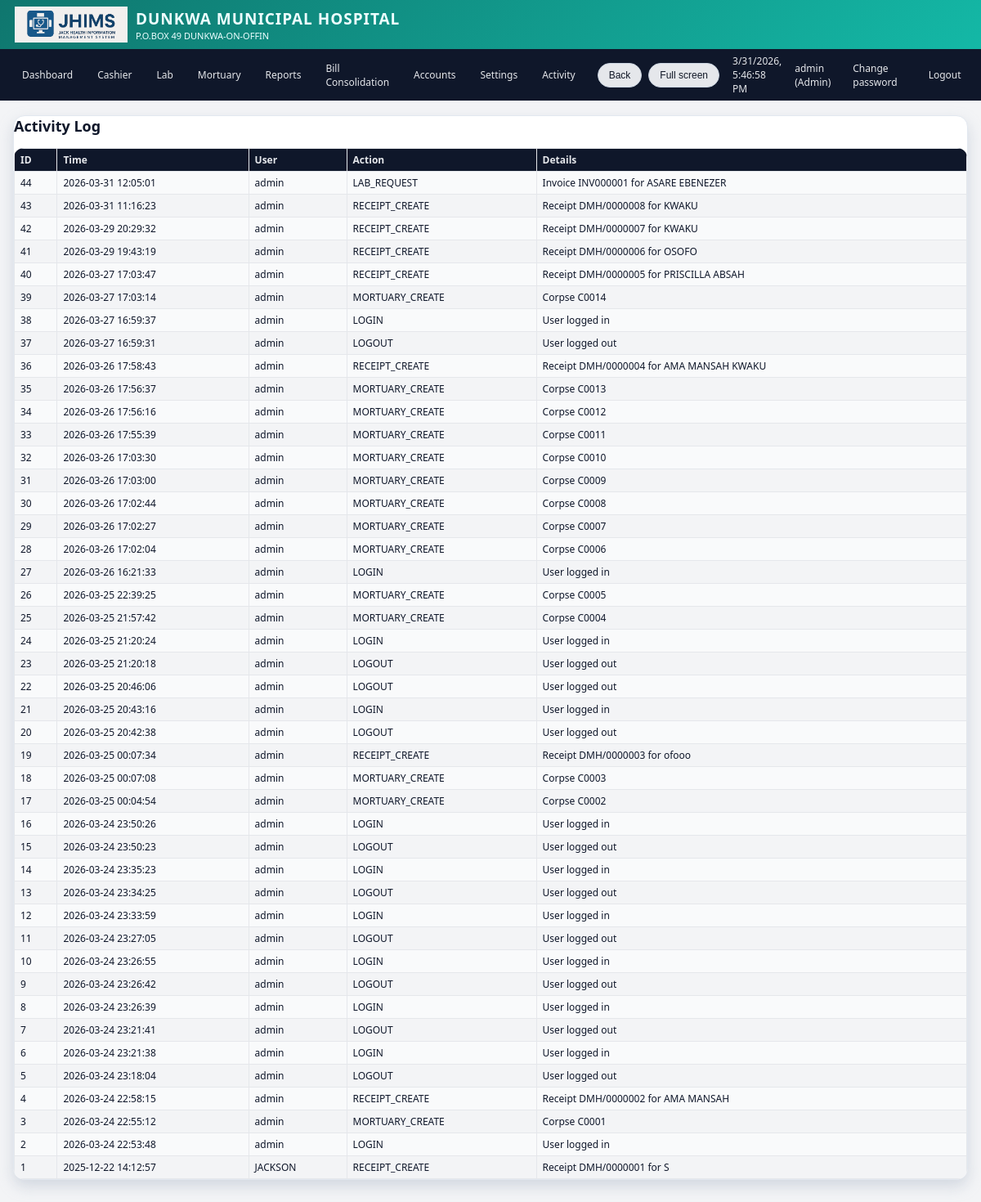
/admin/activity (signed in), run on the app's committed database.
### tables this page shows
CREATE TABLE activity_log(id INTEGER PRIMARY KEY AUTOINCREMENT,timestamp TEXT,username TEXT,action TEXT,details TEXT);

### app.py (the view)
@app.route("/admin/activity")
@login_required(role="Admin")
def activity_log():
    conn = get_db()
    c = conn.cursor()
    c.execute("SELECT * FROM activity_log ORDER BY id DESC LIMIT 200")
    rows = c.fetchall()
    conn.close()
    return render_template("activity_log.html", rows=rows)

### app.py (called while the page is built)
def get_db():
    conn = sqlite3.connect(DB_PATH)
    conn.row_factory = sqlite3.Row
    return conn

def login_required(role=None):
    def deco(f):
        @wraps(f)
        def wrapper(*args, **kwargs):
            if "user" not in session:
                return redirect(url_for("login"))
            if role and session.get("role") not in (role, "Admin"):
                flash("Access denied for your role.", "danger")
                return redirect(url_for("dashboard"))
            return f(*args, **kwargs)
        return wrapper
    return deco

@app.before_request
def startup():
    init_db()

@app.context_processor
def inject_globals():
    conn = get_db()
    c = conn.cursor()
    c.execute("SELECT name, insured_price, non_insured_price FROM lab_test_prices ORDER BY name")
    tests = c.fetchall()
    c.execute("SELECT name FROM services ORDER BY name")
    services = [r["name"] for r in c.fetchall()]
    conn.close()
    return dict(
        APP_NAME=APP_NAME,
        HOSPITAL_NAME=HOSPITAL_NAME,
        HOSPITAL_ADDRESS=HOSPITAL_ADDRESS,
        HOSPITAL_PHONE=HOSPITAL_PHONE,
        POWERED_BY=POWERED_BY,
        LAB_TESTS=tests,
        SERVICES=services,
        now=datetime.now,
    )

### templates/activity_log.html
{% extends "base.html" %}
{% block content %}
<div class="card">
  <h2>Activity Log</h2>
  <table>
    <thead><tr><th>ID</th><th>Time</th><th>User</th><th>Action</th><th>Details</th></tr></thead>
    <tbody>
      {% for a in rows %}
      <tr>
        <td>{{ a.id }}</td><td>{{ a.timestamp }}</td><td>{{ a.username }}</td><td>{{ a.action }}</td><td>{{ a.details }}</td>
      </tr>
      {% endfor %}
    </tbody>
  </table>
</div>
{% endblock %}

### templates/base.html (style rules this page uses)
:root { --accent:#0f766e; --accent-strong:#0d9488; --accent-soft:#a7f3d0; --danger:#b91c1c; --border-soft:#e2e8f0; --bg-light:#f3f4f6; --bg-card:#ffffff; --text-main:#0f172a; --text-muted:#6b7280; }
* { box-sizing:border-box; }
body { margin:0; font-family:system-ui,-apple-system,BlinkMacSystemFont,"Segoe UI",sans-serif; }
body.theme-light { background:var(--bg-light); color:var(--text-main); }
body.theme-light .card { background:var(--bg-card); border-radius:14px; border:1px solid var(--border-soft); box-shadow:0 8px 18px rgba(148,163,184,.35); }
body.theme-light table { background:#f9fafb; }
body.theme-light th { background:#0f172a; color:#e5e7eb; }
body.theme-light tr:nth-child(even) td { background:#f3f4f6; }
.card h2 { margin-top:0; font-size:18px; }
table { width:100%; border-collapse:collapse; font-size:12px; border-radius:12px; overflow:hidden; }
th,td { border:1px solid #e5e7eb; padding:5px 7px; text-align:left; }

### data on the page
activity_log: id "44", timestamp "2026-03-31 12:05:01", username "admin", action "LAB_REQUEST", details "Invoice INV000001 for ASARE EBENEZER"
activity_log: id "43", timestamp "2026-03-31 11:16:23", username "admin", action "RECEIPT_CREATE", details "Receipt DMH/0000008 for KWAKU"
activity_log: id "42", timestamp "2026-03-29 20:29:32", username "admin", action "RECEIPT_CREATE", details "Receipt DMH/0000007 for KWAKU"
activity_log: id "41", timestamp "2026-03-29 19:43:19", username "admin", action "RECEIPT_CREATE", details "Receipt DMH/0000006 for OSOFO"
activity_log: id "40", timestamp "2026-03-27 17:03:47", username "admin", action "RECEIPT_CREATE", details "Receipt DMH/0000005 for PRISCILLA ABSAH"
activity_log: id "39", timestamp "2026-03-27 17:03:14", username "admin", action "MORTUARY_CREATE", details "Corpse C0014"
activity_log: id "38", timestamp "2026-03-27 16:59:37", username "admin", action "LOGIN", details "User logged in"
activity_log: id "37", timestamp "2026-03-27 16:59:31", username "admin", action "LOGOUT", details "User logged out"
activity_log: id "36", timestamp "2026-03-26 17:58:43", username "admin", action "RECEIPT_CREATE", details "Receipt DMH/0000004 for AMA MANSAH KWAKU"
activity_log: id "35", timestamp "2026-03-26 17:56:37", username "admin", action "MORTUARY_CREATE", details "Corpse C0013"
activity_log: id "34", timestamp "2026-03-26 17:56:16", username "admin", action "MORTUARY_CREATE", details "Corpse C0012"
activity_log: id "33", timestamp "2026-03-26 17:55:39", username "admin", action "MORTUARY_CREATE", details "Corpse C0011"
activity_log: id "32", timestamp "2026-03-26 17:03:30", username "admin", action "MORTUARY_CREATE", details "Corpse C0010"
activity_log: id "31", timestamp "2026-03-26 17:03:00", username "admin", action "MORTUARY_CREATE", details "Corpse C0009"
activity_log: id "30", timestamp "2026-03-26 17:02:44", username "admin", action "MORTUARY_CREATE", details "Corpse C0008"
activity_log: id "29", timestamp "2026-03-26 17:02:27", username "admin", action "MORTUARY_CREATE", details "Corpse C0007"
activity_log: id "28", timestamp "2026-03-26 17:02:04", username "admin", action "MORTUARY_CREATE", details "Corpse C0006"
activity_log: id "27", timestamp "2026-03-26 16:21:33", username "admin", action "LOGIN", details "User logged in"
activity_log: id "26", timestamp "2026-03-25 22:39:25", username "admin", action "MORTUARY_CREATE", details "Corpse C0005"
activity_log: id "25", timestamp "2026-03-25 21:57:42", username "admin", action "MORTUARY_CREATE", details "Corpse C0004"
activity_log: id "24", timestamp "2026-03-25 21:20:24", username "admin", action "LOGIN", details "User logged in"
activity_log: id "23", timestamp "2026-03-25 21:20:18", username "admin", action "LOGOUT", details "User logged out"
activity_log: id "22", timestamp "2026-03-25 20:46:06", username "admin", action "LOGOUT", details "User logged out"
activity_log: id "21", timestamp "2026-03-25 20:43:16", username "admin", action "LOGIN", details "User logged in"
activity_log: id "20", timestamp "2026-03-25 20:42:38", username "admin", action "LOGOUT", details "User logged out"
activity_log: id "19", timestamp "2026-03-25 00:07:34", username "admin", action "RECEIPT_CREATE", details "Receipt DMH/0000003 for ofooo"
activity_log: id "18", timestamp "2026-03-25 00:07:08", username "admin", action "MORTUARY_CREATE", details "Corpse C0003"
activity_log: id "17", timestamp "2026-03-25 00:04:54", username "admin", action "MORTUARY_CREATE", details "Corpse C0002"
activity_log: id "16", timestamp "2026-03-24 23:50:26", username "admin", action "LOGIN", details "User logged in"
activity_log: id "15", timestamp "2026-03-24 23:50:23", username "admin", action "LOGOUT", details "User logged out"
activity_log: id "14", timestamp "2026-03-24 23:35:23", username "admin", action "LOGIN", details "User logged in"
activity_log: id "13", timestamp "2026-03-24 23:34:25", username "admin", action "LOGOUT", details "User logged out"
activity_log: id "12", timestamp "2026-03-24 23:33:59", username "admin", action "LOGIN", details "User logged in"
activity_log: id "11", timestamp "2026-03-24 23:27:05", username "admin", action "LOGOUT", details "User logged out"
activity_log: id "10", timestamp "2026-03-24 23:26:55", username "admin", action "LOGIN", details "User logged in"
activity_log: id "9", timestamp "2026-03-24 23:26:42", username "admin", action "LOGOUT", details "User logged out"
activity_log: id "8", timestamp "2026-03-24 23:26:39", username "admin", action "LOGIN", details "User logged in"
activity_log: id "7", timestamp "2026-03-24 23:21:41", username "admin", action "LOGOUT", details "User logged out"
activity_log: id "6", timestamp "2026-03-24 23:21:38", username "admin", action "LOGIN", details "User logged in"
activity_log: id "5", timestamp "2026-03-24 23:18:04", username "admin", action "LOGOUT", details "User logged out"
activity_log: id "4", timestamp "2026-03-24 22:58:15", username "admin", action "RECEIPT_CREATE", details "Receipt DMH/0000002 for AMA MANSAH"
activity_log: id "3", timestamp "2026-03-24 22:55:12", username "admin", action "MORTUARY_CREATE", details "Corpse C0001"
activity_log: id "2", timestamp "2026-03-24 22:53:48", username "admin", action "LOGIN", details "User logged in"
activity_log: id "1", timestamp "2025-12-22 14:12:57", username "JACKSON", action "RECEIPT_CREATE", details "Receipt DMH/0000001 for S"

### other printed values
{{ HOSPITAL_NAME }} "DUNKWA MUNICIPAL HOSPITAL"
{{ HOSPITAL_ADDRESS }} "P.O.BOX 49 DUNKWA-ON-OFFIN"
{{ session.get('user') }} "admin"
{{ session.get('role') }} "Admin"
